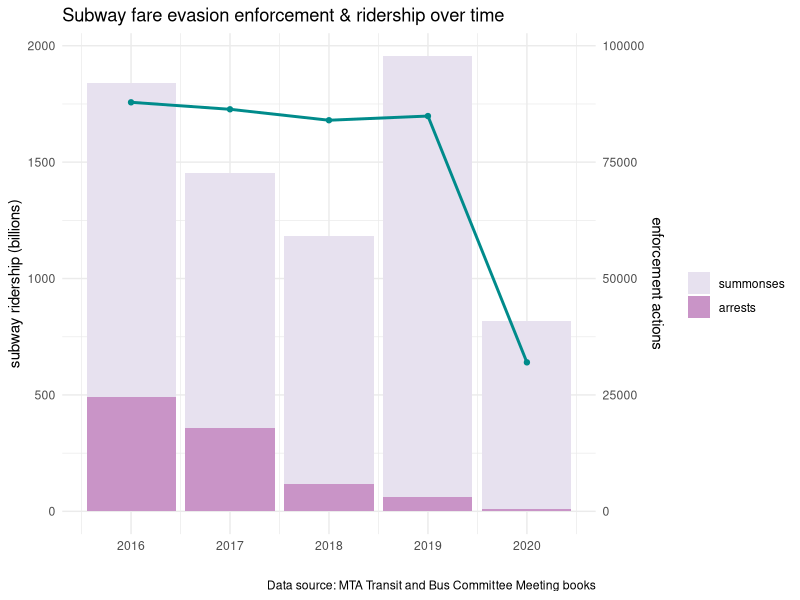

Generate this figure with R:
################################################################################
##
## [ PROJ ] Lecture 6: Using ggplot to plot fare evasion enforcement trends
## [ FILE ] Lecture6-startclass.r
## [ AUTH ] < YOUR NAME >
## [ INIT ] < Oct 19, 2021 >
##
################################################################################


## --------------------------------------
## 1. load libraries and check directory
## --------------------------------------

library(readxl)
library(tidyverse)

getwd()

## -----------------------------------------
## 2. load and inspect NYPD enforcement data
## -----------------------------------------

df1 <- read_excel("fare evasion - citywide.xlsx", sheet = "Sheet1")
df1.r <- df1 %>% filter(action == "arrests")

ggplot() + 
  geom_bar(data = df1, aes(x = year, y = total * 2000 / 100000, 
                           fill = factor(action, levels = c("summonses", "arrests"))), 
           position = "stack", stat = "identity") +
  geom_line(data = df1.r, aes(x = year, y = ridership), colour = "cyan4", size = 1) + 
  geom_point(data = df1.r, aes(x = year, y = ridership), colour = "cyan4") + 
  scale_y_continuous(
    name = "subway ridership (billions)", 
    sec.axis = sec_axis(~ . * 100000 / 2000 , name = "enforcement actions")) +
  labs(fill = "") + 
  theme_minimal() +
  xlab("") +
  labs(title = "Subway fare evasion enforcement & ridership over time",
       caption = "Data source: MTA Transit and Bus Committee Meeting books") +
  theme(plot.caption = element_text(hjust = 1)) +
  scale_fill_brewer(palette = "PuRd")
